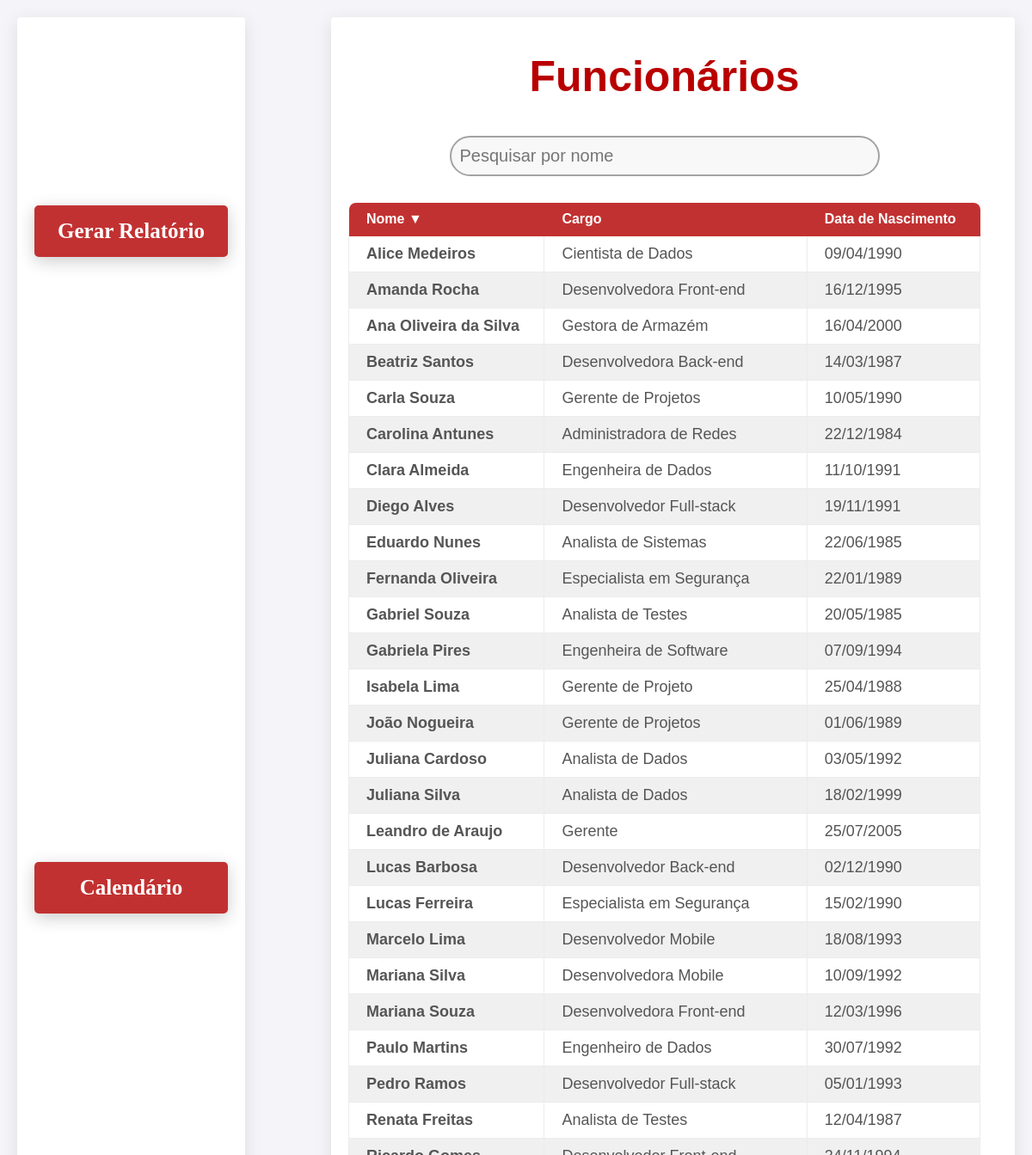
The app's page /main/ (signed in, upper part), older data.
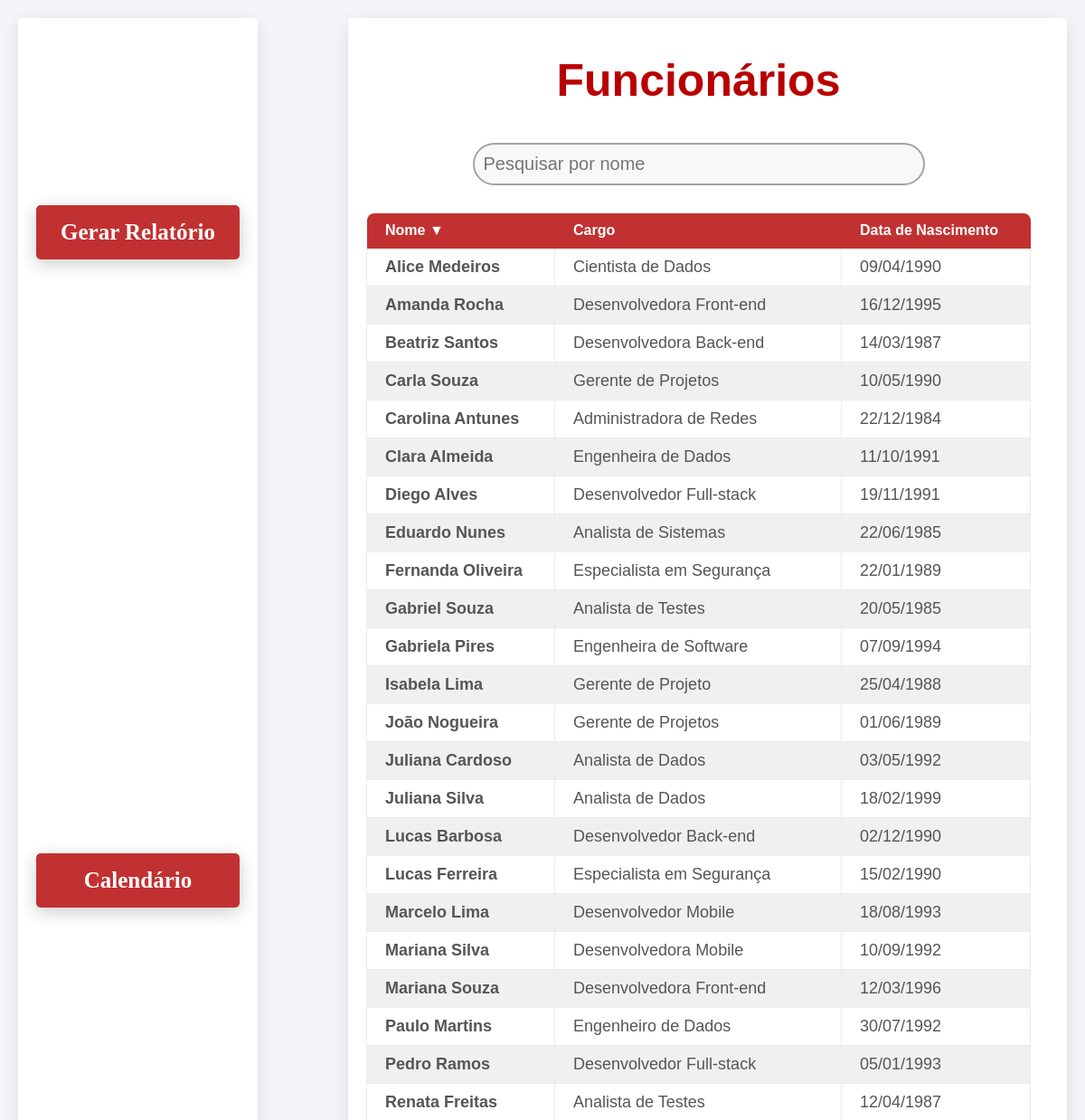
The same page, newer data.
### app/models.py (models this page shows)
class Funcionario(models.Model):
    nome = models.CharField(max_length=100)
    cargo = models.CharField(max_length=50)
    data_nascimento = models.DateField()
    skills = models.ManyToManyField(Skill, blank=True)  # Relacionamento ManyToMany com Skill
    def __str__(self):
        return self.nome

### app/views.py (the view)
# urls.py: path('main/', views.lista_funcionarios, name='main'),  # Corrigido para lista_funcionarios
@login_required(login_url='login')
def lista_funcionarios(request):
    funcionarios = Funcionario.objects.all()
    print(funcionarios)
    return render(request, 'main.html', {'funcionarios': funcionarios})

### app/templates/main.html (shortened to what this page needs)
{% extends 'layout.html'%}
{% load static %}
{% block extrahead %}
    <link rel="stylesheet" href="{% static 'app/css/main.css' %}">
{% endblock %}
{% block content %}
    <div class="mainContainer">
        <div class="leftContainer">
            <div class="actions">
                <button class="reportBtn" onclick="location.href='{% url 'relatorio_dinamico' %}'">
                    Gerar Relatório
                </button>
                <button class="calendarBtn" onclick="location.href='{% url 'calendario' %}'">
                    Calendário
                </button>
            </div>
        </div>
        <div class="rightContainer">
            <h1>Funcionários</h1>
            <input class="searchBar" type="text" id="searchInput" onkeyup="filterTable()" placeholder="Pesquisar por nome">
            <div class="divTabela">
                <table id="funcionariosTabela" class="funcionariosNomes">
                    <thead>
                        <tr>
                            <th id="th1" onclick="sortTable(0)">Nome &#9660;</th>
                            <th id="th2" onclick="sortTable(1)">Cargo &#9660;</th>
                            <th id="th3" onclick="sortTable(2)">Data de Nascimento &#9660;</th>
                        </tr>
                    </thead>
                    <tbody>
                        {% for funcionario in funcionarios %}
                        <tr class="funcionarioOuterDiv" onclick="window.location='{% url 'funcionario_detail' funcionario.id %}'">
                            <td class="infoUser">{{ funcionario.nome }}</td>
                            <td class="infoUser">{{ funcionario.cargo }}</td>
                            <td class="infoUser">{{ funcionario.data_nascimento|date:"d/m/Y" }}</td>
                        </tr>
                        {% empty %}
                        <tr class="valuesColumns">
                            <td style="text-align: center; color: gray" colspan="4">Nenhum funcionário encontrado.</td>
                        </tr>
                        {% endfor %}
                    </tbody>
                </table>
            </div>
        </div>
    </div>
{% endblock %}

Row changes from the older to the newer data that the page shows:
removed Funcionario: nome "Leandro de Araujo", cargo "Gerente", data_nascimento "25/07/2005"
removed Funcionario: nome "Ana Oliveira da Silva", cargo "Gestora de Armazém", data_nascimento "16/04/2000"
